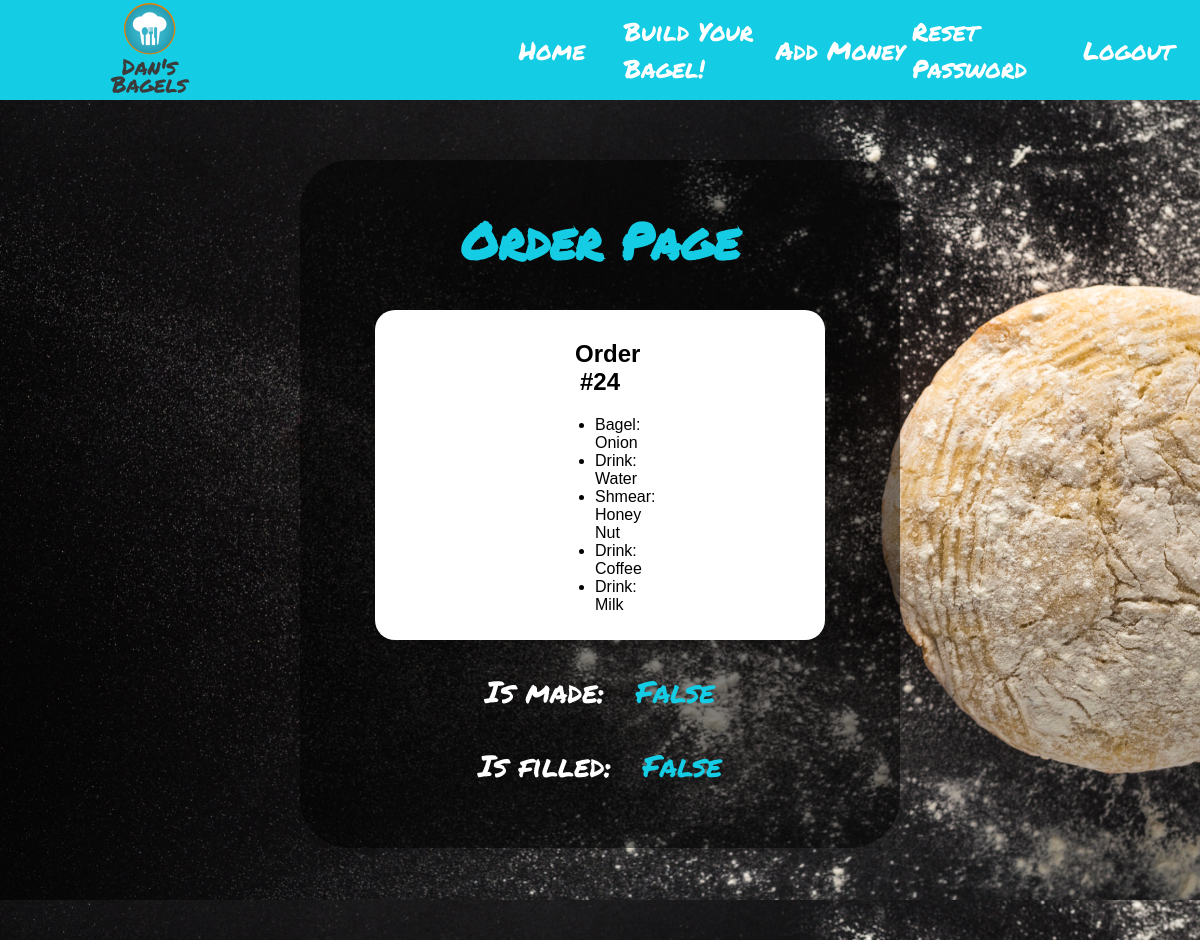
The page /fill_order/24/ (signed in) on the database its author committed.
### home/models.py (models this page shows, shortened)
class Order(models.Model):
    items = models.CharField(max_length=200, default='none')
    isMade = models.BooleanField(default=False)
    isFilled = models.BooleanField(default=False)
    bagels = []
    sandwiches = []

class foodItem(models.Model):
    type = models.CharField(max_length=200)
    sub_type = models.CharField(max_length=200)
    inv_count = models.IntegerField()
    price = models.DecimalField(decimal_places=2,max_digits=10)
    item_id = models.IntegerField(default=random.randint(1000, 140000))

### home/views.py (the view)
# urls.py: path('fill_order/<order_id>/', views.fill_order, name='fill_order'),
def fill_order(request, order_id):
    user_context = get_user_context(request)
    item_string = Order.objects.filter(id=int(order_id))[0].items
    item_list = item_string.split(',')
    item_obj = list()
    for item in item_list:
        if item != '':
            item_obj.append(foodItem.objects.filter(id=item)[0])
    context = {
        'order': get_object_or_404(Order, pk=order_id),
        'items': item_obj,
    }
    context.update(user_context)
    return render(request, 'home/fill_order.html', context)

### home/views.py (called while the page is built, shortened)
def get_user_context(request):
    urls = {}
    group = None
    button_link = '/accounts/login/'
    try:
        group = str(request.user.groups.all()[0])
    except IndexError:
        group = "No Group"
    if group == "Customer":
        urls.update({
            "Build Your Bagel!": "build",
            'Add Money': 'addMoney',
        })
        button_link = '/build/'
    elif group == "Cashier":
        urls.update({
            "Check Queue": "queue",
        })
        button_link = '/queue/'
    elif group == "Chef":
        urls.update({
            "Check Queue": "queue",
        })
        button_link = '/queue/'
    context = {
            'user': request.user,
            'group': group,
            'urls': urls,
            'button_link': button_link,
    }
    return context

### home/templates/home/fill_order.html (shortened to what this page needs)
{% load static %}
<!DOCTYPE html>
<html lang="en">
	<head>
		<link href="{% static 'home/style.css' %}" rel="stylesheet">
	</head>
	<body>
		<div class='header'>
			<div class='logo'>
				<a href='/'><img class='logo_img' src="{% static 'home/logo.png' %}" alt="I've misplaced the logo..."></a>
			</div>
			<div class='menu'>
				<div class='menu_item'>
					<a href='/' class='menu_link'>Home</a>
				</div>
				{% if user.is_authenticated %}
				{% for name, href in urls.items %}
				<div class='menu_item'>
					<a href="{{ href }}" class='menu_link'>{{ name }}</a>
				</div>
				{% endfor %}
				<div class='menu_item'>
					<a href="/accounts/password_reset/" class='menu_link'>Reset Password</a>
				</div>
				<div class='menu_item'>
					<a href="/accounts/logout/?next=/" class='menu_link'>Logout</a>
				</div>
				{% endif %}
			</div>
		</div>
		<div class='fill_order_body body_page'>
			<div class='content_box' id='fill_order_box'>
				<h1 class='queue_title'>Order Page</h1>
				{% if user.is_authenticated %}
				<div class='order_box'>
				<h2 class='order_title'>Order #{{ order.id }}</h2>
					<ul class='items_list'>
					{% for item in items %}
						<li>{{ item.type }}: {{ item.sub_type }}</li>
					{% endfor %}
					</ul>
				</div>
				<p class='fill_order_status'><a href='/fill_order/{{ order.id }}/isMade/' class='fill_order_link'>Is made:</a> {{ order.isMade }}</p>
				<p class='fill_order_status'><a href='/fill_order/{{ order.id }}/isFilled/' class='fill_order_link'>Is filled:</a> {{ order.isFilled }}</p>
				{% else %}
				<p>You are not currently logged in, <a href="/accounts/login/">login here.</a>
				{% endif %}
			</div>
		</div>
	</body>
</html>

### home/static/home/style.css (style rules this page uses)
.header { display: flex; background-color: #14cce3; height: 100px; }
.logo { display: flex; justify-content: center; align-items: center; width: 25%; height: 100px; }
.logo_img { height: 100px; }
.menu { display: flex; justify-content: flex-end; width: 75%; height: 100px; }
.menu_item { display: flex; align-items: center; justify-content: center; height: 100px; width: 16%; }
.menu_link { font-family: 'Permanent Marker', 'cursive'; font-size: 25px; color: white; text-decoration: none; }
.body_page { padding-top: 5%; background-size: 100%; height: 780px; }
.fill_order_body { background-image: url('dough_2.jpg'); }
.content_box { border-radius: 50px; background-color: white; background-color: rgba(0, 0, 0, .5); margin-left: 25%; margin-right: 25%; text-align: center; display: flex; align-items: center; justify-content: center; }
#fill_order_box { padding-top: 10px; padding-bottom: 30px; display: block; }
.queue_title { font-family: 'Permanent Marker', 'cursive'; font-size: 50px; color: #14cce3; }
.order_box { background-color: white; margin-right: 75px; margin-left: 75px; border-radius: 20px; padding-bottom: 10px; padding-top: 10px; padding-left: 200px; padding-right: 200px; }
.order_title { font-family: 'Arial'; }
.items_list { text-align: left; font-family: 'Arial'; padding-left: 40%; }
.fill_order_link { color: white; font-family: 'Permanent Marker', 'cursive'; font-size: 30px; text-decoration: none; margin-right: 20px; }
.fill_order_status { color: #14cce3; font-family: 'Permanent Marker', 'cursive'; font-size: 30px; text-decoration: none; }
body { margin: 0; padding: 0; }

### rows shown on the page
Order: id "24", isMade "False", isFilled "False"
foodItem: type "Bagel", sub_type "Onion"
foodItem: type "Drink", sub_type "Water"
foodItem: type "Shmear", sub_type "Honey Nut"
foodItem: type "Drink", sub_type "Coffee"
foodItem: type "Drink", sub_type "Milk"

### other values the page prints
{{ name }} "Build Your Bagel!" "Add Money"
